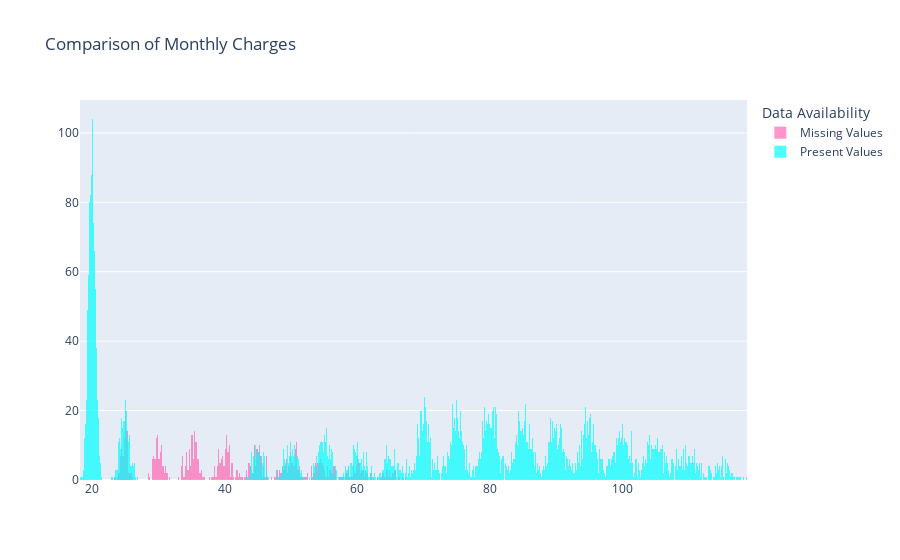

This figure's notebook cell:
### Code cell
histogram_comparison(missing_multiple_lines, present)

### Figure 1 — Plotly figure (JSON) as saved in the notebook; plotly's stock layout.template omitted (floating-point values rounded to 4 significant figures; data arrays with more than 128 entries replaced by an {"elided": "..."} marker saying what was removed)
{"data": [{"marker": {"color": "hotpink"}, "name": "Missing Values", "nbinsx": 392, "opacity": 0.7, "type": "histogram", "x": {"elided": "682 float values"}}, {"marker": {"color": "aqua"}, "name": "Present Values", "nbinsx": 1401, "opacity": 0.7, "type": "histogram", "x": {"elided": "6361 float values"}}], "layout": {"barmode": "overlay", "legend": {"title": {"text": "Data Availability"}}, "title": {"text": "Comparison of Monthly Charges"}}}
